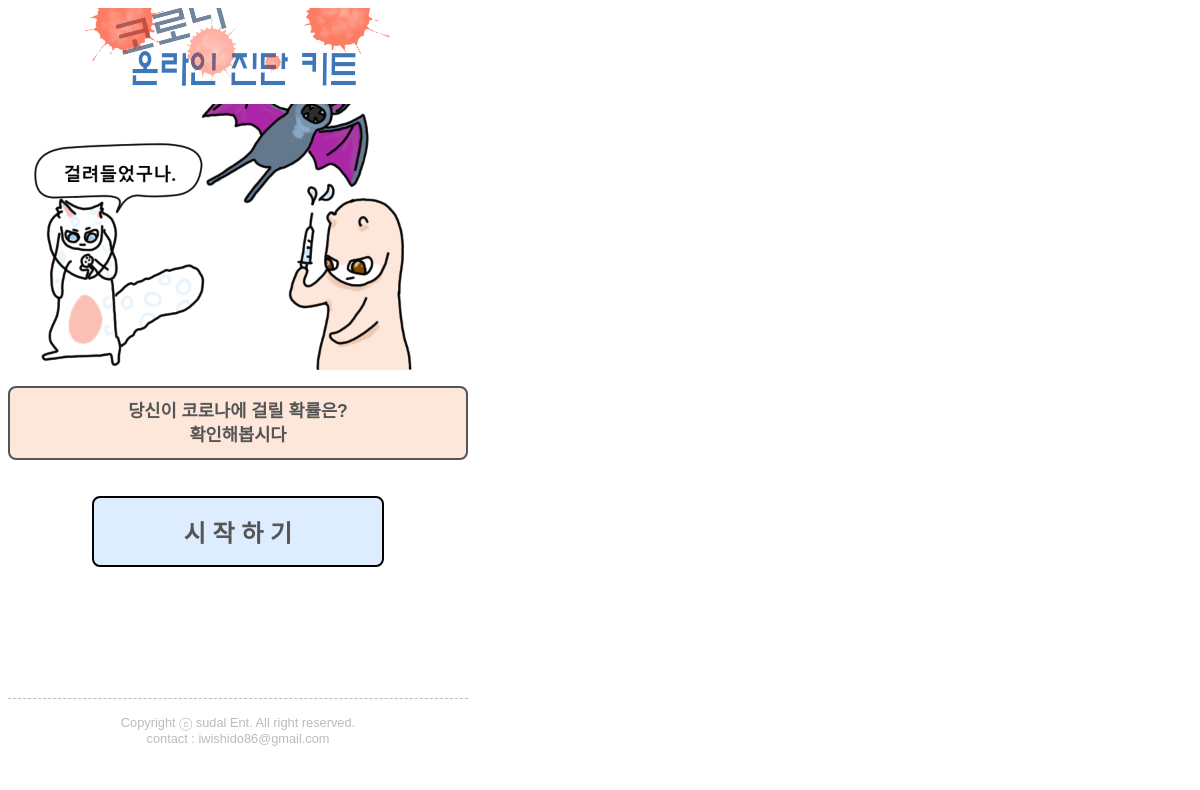
The page / on the database its author committed.
### survDjango/models.py (models this page shows)
class SurvM(models.Model):
    survId = models.IntegerField(default=0, help_text="설문번호",unique=True)
    title = models.CharField(max_length=100)
    survType = models.CharField(default='01',max_length=20)
    content = models.TextField()
    content2 = models.TextField()
    content3 = models.TextField()
    imgFile = models.CharField(default='N',max_length=100)
    linkUrl = models.CharField(default='N',max_length=100)
    addScript = models.CharField(default='N', max_length=200)
    completeYn = models.CharField(default='N', max_length=1)
    pageNum = models.IntegerField(default=0, help_text="설문번호")
    deleteYn = models.CharField(default='N', max_length=1)
    orderNum = models.IntegerField(default=0, help_text="정렬순서")

### survDjango/views.py (the view)
# urls.py: path('', index_view , name='index_view'), # 추가
def index_view(request):
    return start_view(request,1)

### survDjango/views.py (called while the page is built)
def start_view(request,survid):
    template_name = 'survDjango/start.html'
    surv = get_object_or_404(SurvM, survId=survid)
    form = SurvForm()
    context = {
        'form': form,
        'surv': surv,
    }
    return render(request, template_name, context)

### survDjango/templates/survDjango/start.html (shortened to what this page needs)
{% extends 'survDjango/base.html' %}
{% block body %}
<form method="post">
    <div class="start_img_box" style="background-image:url('/static/img/{{ surv.imgFile }}');">
    </div>
    <div class="start_cont_box2">
        <div class="result_content">{{ surv.content|linebreaks }}</div>
        <div class="result_content">{{ surv.content2|linebreaks }}</div>
    </div>
    <div class="start_box" onclick="document.location.href='{% url 'surv_view' survid=surv.survId %}';">
        시 작 하 기
    </div>
</form>
{% endblock body %}

### survDjango/static/css/common.css (style rules this page uses)
html { margin : 0; padding : 0; height : 97%; }
body { min-width : 320px; max-width : 460px; margin : 0; padding : 0.5em; font-family : 'NEXON Gothic Bold', 'Nanum Gothic', 'Malgun Gothic', '돋움', 'dotum', 'AppleGothic', Helvetica, Arial, Sans-Serif !important; height : 97%; color : #555; }
p { display : block; margin-block-start : 0em; margin-block-end : 0em; margin-inline-start : 0px; margin-inline-end : 0px; margin : 0; padding : 0; }
.start_box { font-weight : bolder; font-size : 1.5em; margin : 1.5em 3.5em; text-align : center; padding : 1rem 0.5rem; background-color : #DDECFE; border : 2px solid #000; border-radius : 0.5rem; }
.start_cont_box2 { font-weight : bolder; font-size : 1.1em; margin-top : 0.5em; padding : 0.7rem 0.7rem; text-align : center; background-color : #FAECC5; background-color : #FCE7DA; border : 2px solid #555; border-radius : 0.5rem; line-height : 1.5rem; }
.start_img_box { padding : 0.5rem; text-align : right; vertical-align : bottom; background-color : #FFF; min-height : 250px; margin-bottom : 1.0em; background-size : 100%; background-position : 50% 100%; background-repeat : no-repeat; }

### rows shown on the page
SurvM: imgFile (picture), content "당신이 코로나에 걸릴 확률은?", content2 "확인해봅시다"
